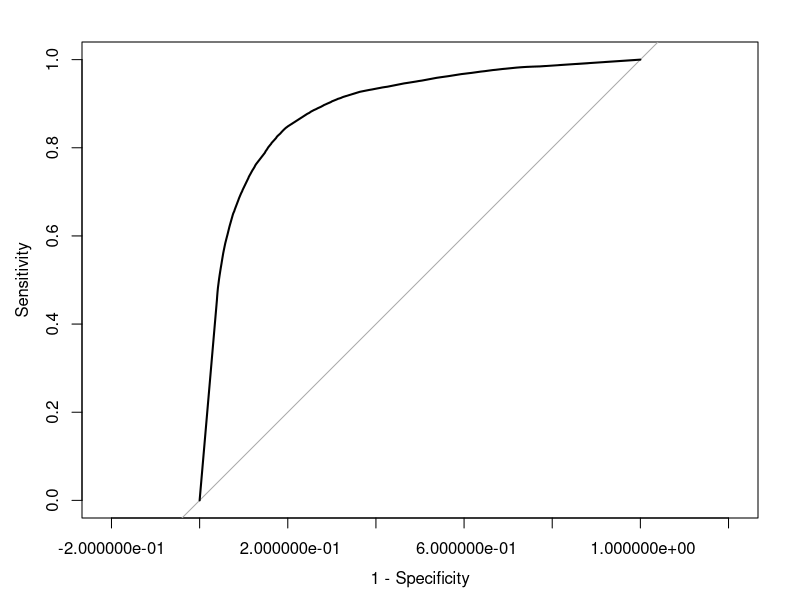

Reproduce this figure in R. (Note: this script raises an error after producing the figure.)
## ---- chunk 1
# Loading packages and setting seed
library(caret)
library(pROC)
set.seed(100)
## ---- chunk 2
# Loading transformed data to perform modeling
biodeg_train <- read.csv("../data/biodeg_train_trans.csv", header = TRUE, sep = ",")
biodeg_test <- read.csv("../data/biodeg_test_trans.csv", header = TRUE, sep = ",")
response_train <- read.csv("../data/response_train.csv", header = TRUE, sep = ",")
response_test <- read.csv("../data/response_test.csv", header = TRUE, sep = ",")

response_train <- as.factor(as.matrix(response_train))
response_test <- as.factor(as.matrix(response_test))

# Pulling test outcome data to add results and transforming each coulmn to a factor
y_pred_test <- read.csv("../data/test-results/y_pred.csv", header = TRUE, sep = ",")
y_pred_test <- lapply(y_pred_test, function(x) (as.factor(x)))

## ---- chunk 3

ctrl <- trainControl(method = "repeatedcv",
                     repeats = 5,
                     summaryFunction = twoClassSummary,
                     classProbs = TRUE,
                     savePredictions = TRUE)

knnFit <- train(x = biodeg_train, y = response_train,
                 method = "knn",
                 tuneGrid = data.frame(k = 1:20),
                 metric = "ROC",
                 trControl = ctrl)

knnFit

y_pred_test$knn <- predict(knnFit, biodeg_test)

# ER: 0.15 Sn: 0.81  Sp: 0.90
confusionMatrix(y_pred_test$knn, y_pred_test$obs, positive = "RB")

#nscCM <- confusionMatrix(nscFit, norm = "none")
#nscCM

## Plot the ROC curve for the hold-out set
knnRoc <- roc(response = knnFit$pred$obs,
              predictor = knnFit$pred$RB,
              levels = rev(levels(knnFit$pred$obs)))

plot(knnRoc, legacy.axes = TRUE)
#nscRoc$auc
## ---- chunk 4

biodeg_train <- read.csv("../data/biodeg_train_trans_features.csv", header = TRUE, sep = ",")
biodeg_test <- read.csv("../data/biodeg_test_trans_features.csv", header = TRUE, sep = ",")
## ---- chunk 5
ctrl <- trainControl(method = "repeatedcv",
                     repeats = 5,
                     summaryFunction = twoClassSummary,
                     classProbs = TRUE,
                     savePredictions = TRUE)

knnFit <- train(x = biodeg_train, y = response_train,
                method = "knn",
                tuneGrid = data.frame(k = 1:20),
                metric = "ROC",
                trControl = ctrl)

knnFit

testResults <- data.frame(obs = response_test,
                          NSC = predict(knnFit, biodeg_test))

# ER: 0.15 Sn: 0.81  Sp: 0.90
confusionMatrix(testResults$NSC, testResults$obs, positive = "RB")

#nscCM <- confusionMatrix(nscFit, norm = "none")
#nscCM

## Plot the ROC curve for the hold-out set
knnRoc <- roc(response = knnFit$pred$obs,
              predictor = knnFit$pred$RB,
              levels = rev(levels(knnFit$pred$obs)))

plot(knnRoc, legacy.axes = TRUE)
#nscRoc$auc
## ---- chunk 6

write.csv(y_pred_test,"../data/test-results/y_pred.csv", row.names = FALSE)
